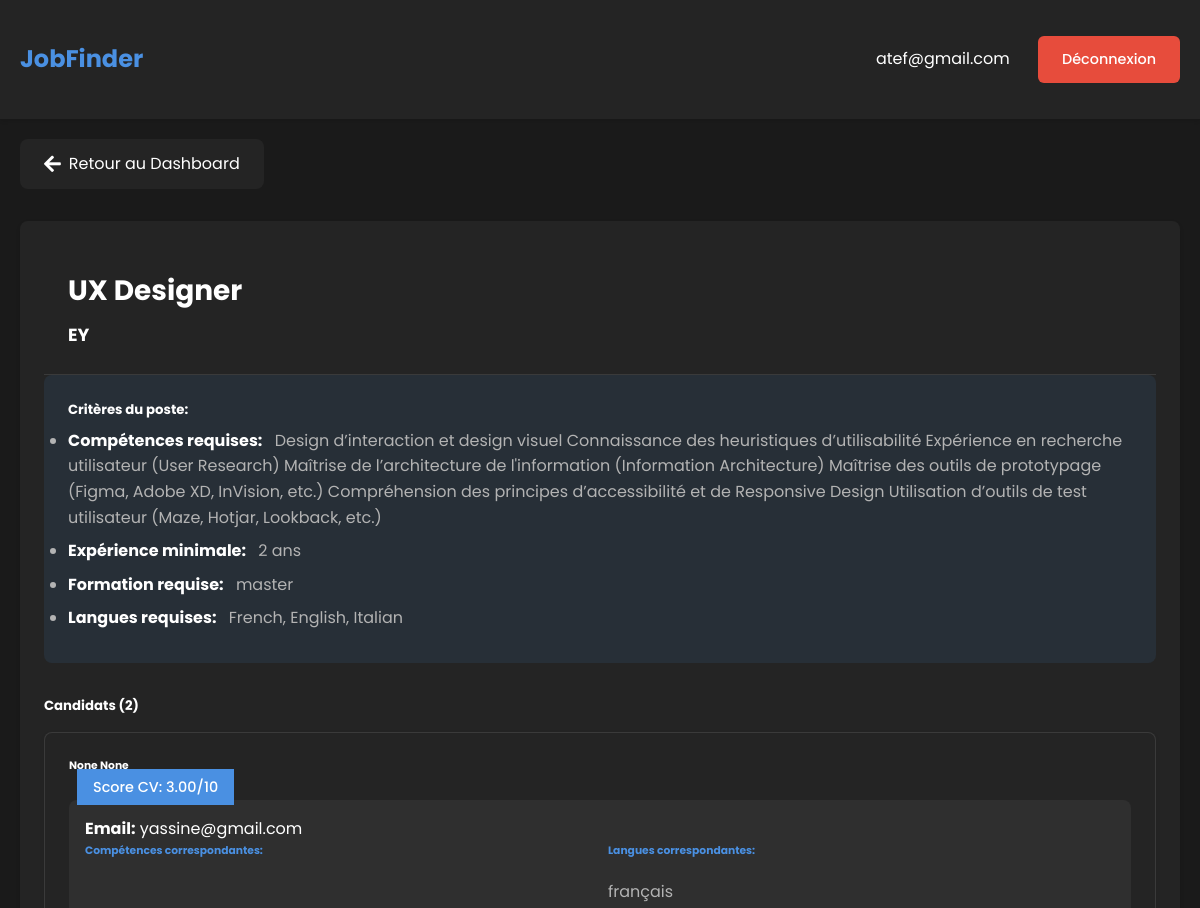
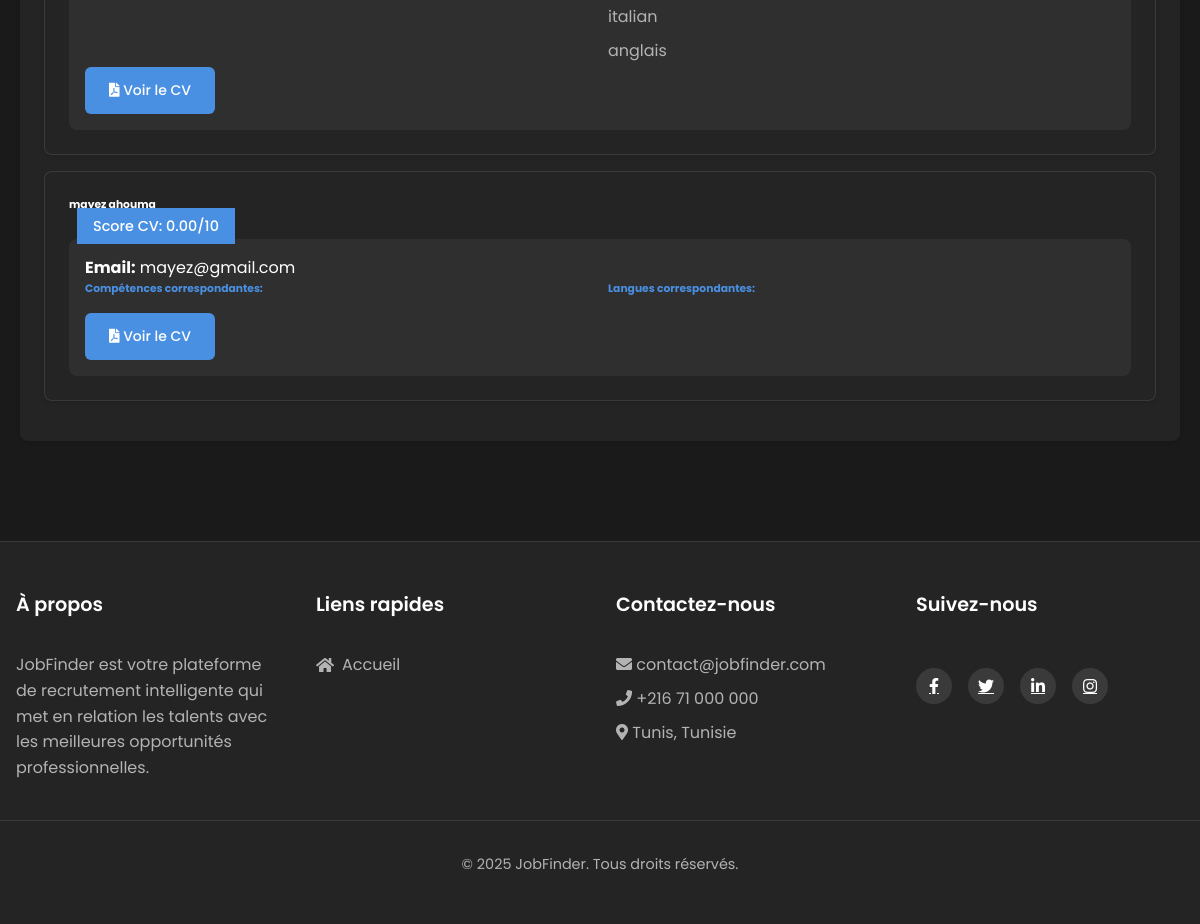
The page /view_applications/5 (signed in) on the database its author committed (2 pictures, top to bottom).
### tables this page shows
CREATE TABLE job_offers (
            id INTEGER PRIMARY KEY AUTOINCREMENT,
            title TEXT NOT NULL,
            description TEXT NOT NULL,
            skills TEXT NOT NULL,
            company_name TEXT NOT NULL,
            location TEXT,
            salary TEXT,
            contract_type TEXT,
            experience INTEGER DEFAULT 0, -- Valeur par défaut pour éviter NULL
            education TEXT DEFAULT 'aucun', -- Valeur par défaut pour éviter NULL
            languages TEXT DEFAULT 'Aucune', -- Valeur par défaut pour éviter NULL
            created_by INTEGER NOT NULL,
            created_at TIMESTAMP DEFAULT CURRENT_TIMESTAMP,
            updated_at TIMESTAMP DEFAULT CURRENT_TIMESTAMP,
            FOREIGN KEY (created_by) REFERENCES users (id) ON DELETE CASCADE,
            CHECK (contract_type IN ('CDI', 'CDD', 'Stage', 'Alternance', 'Freelance', NULL))
        );

CREATE TABLE applications (
            user_id INTEGER NOT NULL,
            offer_id INTEGER NOT NULL,
            cv_path TEXT NOT NULL,
            score INTEGER,
            parsed_cv TEXT,
            application_date TIMESTAMP DEFAULT CURRENT_TIMESTAMP,
            status TEXT DEFAULT 'pending',
            chatbot_score INTEGER DEFAULT NULL,
            chatbot_feedback TEXT DEFAULT NULL,
            PRIMARY KEY (user_id, offer_id),
            FOREIGN KEY (user_id) REFERENCES users (id),
            FOREIGN KEY (offer_id) REFERENCES job_offers (id)
        );

CREATE TABLE users (
            id INTEGER PRIMARY KEY AUTOINCREMENT,
            email TEXT UNIQUE NOT NULL,
            password TEXT NOT NULL,
            role TEXT NOT NULL CHECK (role IN ('admin', 'candidat')),
            nom TEXT,
            prenom TEXT,
            telephone TEXT,
            is_confirmed INTEGER DEFAULT 0,
            created_at TIMESTAMP DEFAULT CURRENT_TIMESTAMP
        );

### app2.py (the view)
@app.route('/view_applications/<int:offer_id>')
@login_required(role='admin')
def view_applications_route(offer_id):
    offer, candidates = view_applications(offer_id)
    if not offer:
        flash('Offre non trouvée ou accès non autorisé', 'error')
        return redirect(url_for('admin_dashboard'))
    return render_template('view_applications.html', offer=offer, candidates=candidates)

### app2.py (called while the page is built, shortened)
@app.context_processor
def inject_now():
    return {'now': datetime.utcnow()}

def normalize_text(text):
    if not isinstance(text, str):
        return ""
    normalized = text.lower().strip()
    return f" {normalized} " if len(normalized) == 1 else normalized

def find_matching_skills(offer_skills, resume_skills, similarity_threshold=0.8):
    matches = set()
    similarities = []
    for offer_skill in offer_skills:
        offer_skill = normalize_text(offer_skill)
        best_match_score = 0
        if best_match_score >= similarity_threshold:
            matches.add(offer_skill.strip())
            similarities.append(best_match_score)
    return matches, sum(similarities) / max(len(similarities), 1)

def normalize_language(lang):
    lang_map = {
        'français': ['french', 'français', 'francais', 'french (fluent)', 'français (courant)'],
        'anglais': ['english', 'anglais', 'english (fluent)', 'anglais (courant)'],
        'allemand': ['german', 'allemand', 'german (fluent)', 'allemand (courant)'],
        'espagnol': ['spanish', 'espagnol', 'spanish (fluent)', 'espagnol (courant)']
    }
    lang = normalize_text(lang)
    for norm_lang, variants in lang_map.items():
        if any(variant in lang for variant in variants):
            return norm_lang
    return lang

def get_db_connection():
    conn = sqlite3.connect('database.db')
    conn.row_factory = sqlite3.Row
    return conn

def login_required(role=None):
    def decorator(f):
        @wraps(f)
        def decorated_function(*args, **kwargs):
            if 'user_id' not in session:
                return redirect(url_for('login', next=request.url))
            if role is not None and session['role'] != role:
                return render_template('403.html'), 403
            return f(*args, **kwargs)
        return decorated_function
    return decorator

### templates/view_applications.html (shortened to what this page needs)
{% extends 'base.html' %}
{% block content %}
<div class="container mt-4">
        <a href="{{ url_for('admin_dashboard') }}" class="back-button">
            <i class="fas fa-arrow-left"></i>
            Retour au Dashboard
        </a>
    <div class="card">
        <div class="card-header">
            <h2>{{ offer.title }}</h2>
            <h4 class="text-muted">{{ offer.company_name }}</h4>
        </div>
        <div class="card-body">
            <div class="requirements-summary mb-4">
                <h5>Critères du poste:</h5>
                <ul class="list-unstyled">
                    <li><strong>Compétences requises:</strong> {{ offer.skills }}</li>
                    <li><strong>Expérience minimale:</strong> {{ offer.experience }} ans</li>
                    <li><strong>Formation requise:</strong> {{ offer.education }}</li>
                    <li><strong>Langues requises:</strong> {{ offer.languages }}</li>
                </ul>
            </div>
            <h5>Candidats ({{ candidates|length }})</h5>
            {% if candidates %}
                {% for candidate in candidates %}
                    <div class="candidate-card card mb-3">
                        <div class="card-body">
                            <div class="d-flex justify-content-between align-items-center mb-3">
                                <h6 class="mb-0">{{ candidate.prenom }} {{ candidate.nom }}</h6>
                                <div class="scores">
                                    <span class="badge bg-primary">Score CV: {{ "%.2f"|format(candidate.score) }}/10</span>
                                </div>
                            </div>
                            <div class="matches-details">
                                <p><strong>Email:</strong> {{ candidate.email }}</p>
                                <div class="row">
                                    <div class="col-md-6">
                                        <h6>Compétences correspondantes:</h6>
                                    </div>
                                    <div class="col-md-6">
                                        <h6>Langues correspondantes:</h6>
                                        <ul>
                                            {% for lang in candidate.matched_languages %}
                                                <li>{{ lang }}</li>
                                            {% endfor %}
                                        </ul>
                                    </div>
                                </div>
                                <div class="mt-3">
                                    <a href="{{ url_for('static', filename=candidate.cv_path.replace('static/', '').replace('\\', '/')) }}"
                                       class="btn btn-primary btn-sm" target="_blank">
                                        <i class="fas fa-file-pdf"></i>
                                        Voir le CV
                                    </a>
                                </div>
                            </div>
                        </div>
                    </div>
                {% endfor %}
            {% else %}
                <div class="alert alert-info">
                    Aucune candidature pour cette offre.
                </div>
            {% endif %}
        </div>
    </div>
</div>
{% endblock %}

### static/styles.css (style rules this page uses)
:root { --primary-color: #4a90e2; --secondary-color: #2c3e50; --background-dark: #1a1a1a; --background-light: #242424; --text-light: #ffffff; --text-gray: #b3b3b3; --danger-color: #e74c3c; --success-color: #2ecc71; --border-radius: 8px; --box-shadow: 0 2px 4px rgba(0, 0, 0, 0.1); }
* { margin: 0; padding: 0; box-sizing: border-box; font-family: 'Poppins', sans-serif; }
body { background-color: var(--background-dark); color: var(--text-light); line-height: 1.6; }
.container { max-width: 1200px; margin: 0 auto; padding: 0 20px; }
.btn { padding: 0.5rem 1rem; border-radius: var(--border-radius); border: none; cursor: pointer; transition: all 0.3s ease; font-size: 0.9rem; text-decoration: none; display: inline-block; }
.btn-primary { background-color: var(--primary-color); color: var(--text-light); }
.card { background-color: var(--background-light); border-radius: var(--border-radius); padding: 1.5rem; margin: 1rem 0; box-shadow: var(--box-shadow); }
.candidate-card { background-color: var(--background-light); border: 1px solid rgba(255, 255, 255, 0.1); transition: transform 0.3s ease, box-shadow 0.3s ease; }
.requirements-summary { background-color: rgba(74, 144, 226, 0.1); border-radius: var(--border-radius); padding: 1.5rem; margin-bottom: 2rem; }
.requirements-summary ul { margin: 0; padding: 0; }
.requirements-summary li { margin: 0.5rem 0; color: var(--text-gray); }
.requirements-summary li strong { color: var(--text-light); margin-right: 0.5rem; }
.matches-details { padding: 1rem; background-color: rgba(255, 255, 255, 0.05); border-radius: var(--border-radius); }
.matches-details h6 { color: var(--primary-color); margin-bottom: 1rem; }
.matches-details ul { list-style: none; padding: 0; margin: 0; }
.matches-details li { padding: 0.25rem 0; color: var(--text-gray); }
.badge.bg-primary { background-color: var(--primary-color) !important; padding: 0.5rem 1rem; font-weight: 500; font-size: 0.9rem; }
.row { display: flex; flex-wrap: wrap; margin: -0.5rem; }
.col-md-6 { flex: 0 0 50%; padding: 0.5rem; }
.card-header { border-bottom: 1px solid rgba(255, 255, 255, 0.1); padding: 1.5rem; }
.card-header h2 { margin: 0; color: var(--text-light); font-size: 1.75rem; }
.card-header h4 { margin: 0.5rem 0 0; font-size: 1.1rem; }
.btn-sm { padding: 0.5rem 1rem; font-size: 0.875rem; }
.btn-primary.btn-sm { background-color: var(--primary-color); border: none; transition: all 0.3s ease; }
.container { max-width: 1200px; margin: 0 auto; padding: 20px; }
.btn-primary { background-color: #6e8efb; color: white; padding: 12px 24px; border-radius: 8px; text-decoration: none; display: inline-block; transition: all 0.3s ease; border: none; font-weight: 500; }
.btn { padding: 0.75rem 1.5rem; border-radius: 6px; font-weight: 500; text-decoration: none; transition: all 0.3s ease; border: none; cursor: pointer; }
.back-button { display: inline-flex; align-items: center; gap: 0.5rem; background-color: var(--background-light); color: var(--text-light); padding: 0.75rem 1.5rem; border-radius: var(--border-radius); text-decoration: none; margin-bottom: 1rem; transition: all 0.3s ease; }
.back-button i { font-size: 1.2rem; }

### templates/view_applications.html (style rules this page uses)
.badge { padding: 0.5rem 1rem; margin-left: 0.5rem; }

### rows shown on the page
job_offers: title "UX Designer", company_name "EY", skills "Design d’interaction et design visuel Connaissance des heuristiques d’utilisabilité Expérience en recherche utilisateur (User Research) Maîtrise de l’architecture de l'information (Information Architecture) Maîtrise des outils de prototypage (Figma, Adobe XD, InVision, etc.) Compréhension des principes d’accessibilité et de Responsive Design Utilisation d’outils de test utilisateur (Maze, Hotjar, Lookback, etc.)", experience "2", education "master", languages "French, English, Italian"
applications: prenom "None", nom "None", score "3.00", email "yassine@gmail.com", matched_languages "français" "italian" "anglais"
applications: prenom "mayez", nom "ghouma", score "0.00", email "mayez@gmail.com"

### other values the page prints
{{ session.get('email', 'Utilisateur') }} "atef@gmail.com"
{{ candidates|length }} "2"
